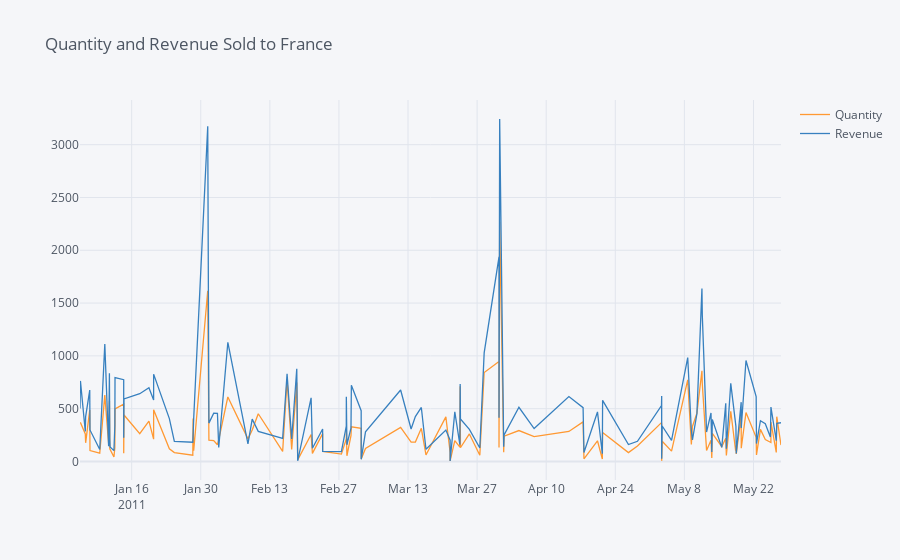

The cell this chart's notebook holds for it:
### Markdown cell above
## 2. Create an interactive line chart showing quantity and revenue sold to France between January 1st and May 31st 2011.

### Code cell
df= data[(data['Country'] == 'France') & (data['InvoiceDate'] >= '2011-01-01') & (data['InvoiceDate'] <= '2011-05-31')].groupby('InvoiceDate').sum()[['Quantity', 'Revenue']]
df.iplot(kind='line', title='Quantity and Revenue Sold to France')
